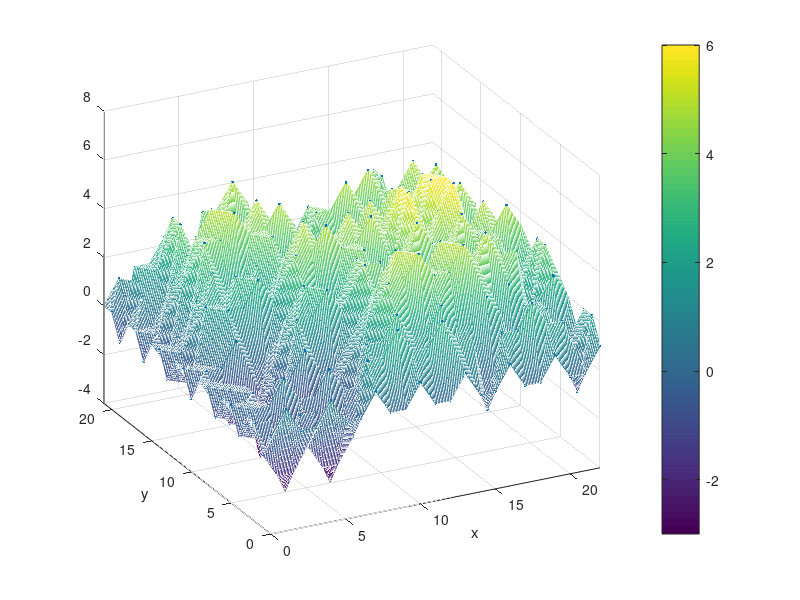
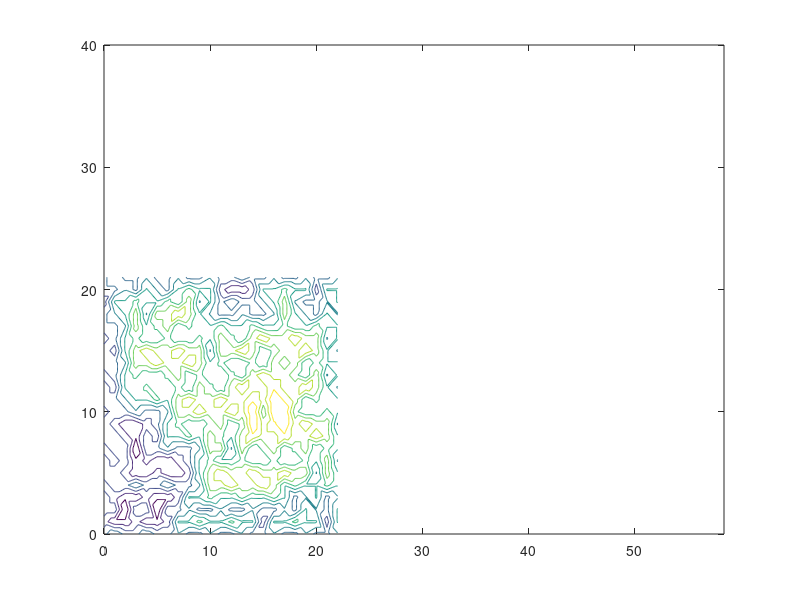
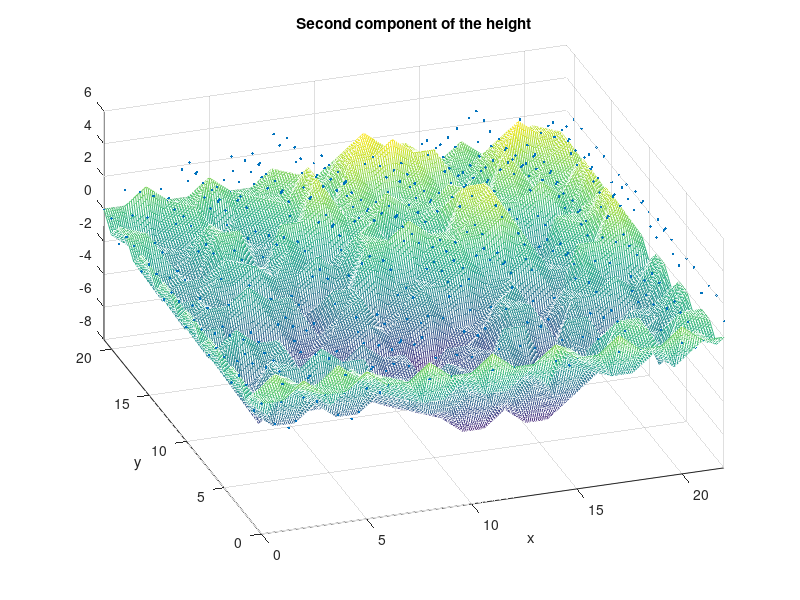
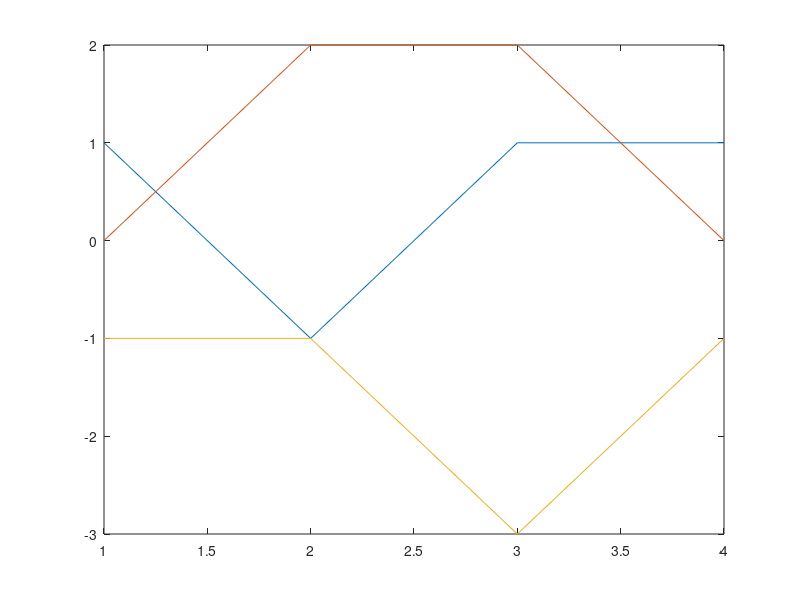

Source code (MATLAB) for these figures, in order:
%%
% Height of Ribbon Tilings
% Data input.
% x and y are coordinates of the points, and v is the height vector at these points. 
n = 3; %size of ribbon tiles
%h = load('Height_Aztec_20_100000.txt')
%h = load('Height_Aztec_20_1.txt')
%h = load(['Height_Square_21_1.txt'])
h = load('Height_Square_21_100000.txt')
x = h(:,1); y = h(:,2); v = h(:,3 : n + 2);
[xq,yq] = meshgrid(0:.1:max(x), 0:.1:max(y));
%%
%Plot of the first component
vq = griddata(x,y,v(:,1),xq,yq);
figure(1)
mesh(xq,yq,vq)
hold on
plot3(x,y,v(:,1),'.')
xlim([0 max(x)])
ylim([0 max(y)])
colorbar
xlabel('x')
ylabel('y')

view([-26.9 26.6])

figure(2)
contour(xq,yq,vq);

xlim([0.0 58.4])
ylim([0.0 40.0])
%%
%Plot of the second component
vq = griddata(x,y,v(:,2),xq,yq);
figure(3)
mesh(xq,yq,vq)
hold on
plot3(x,y,v(:,1),'.')
xlim([0 max(x)])
ylim([0 max(y)])

view([-18.8 41.9])
title('Second component of the height')
xlabel('x')
ylabel('y')
figure(4)
contour(xq,yq,vq);

ind = find(x + y == 40);
hrestr = v(ind, :);
plot(hrestr);